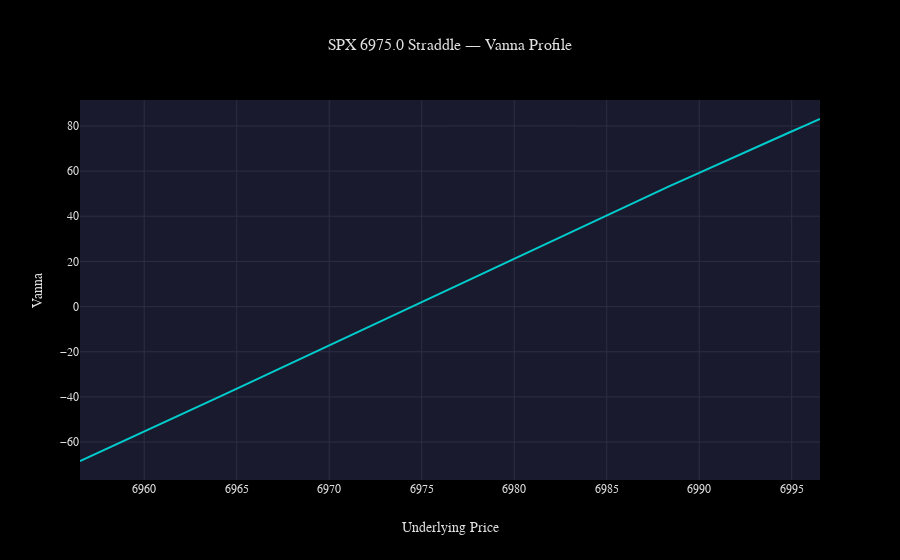
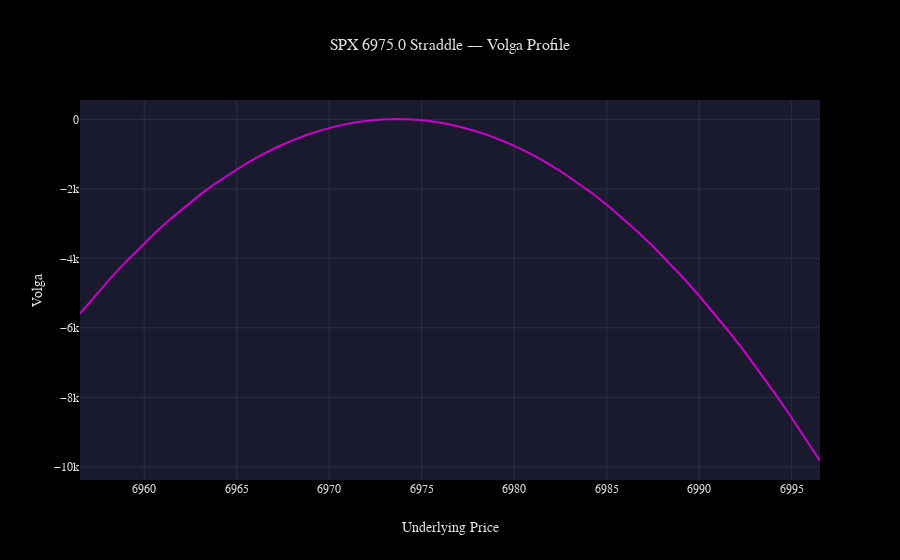
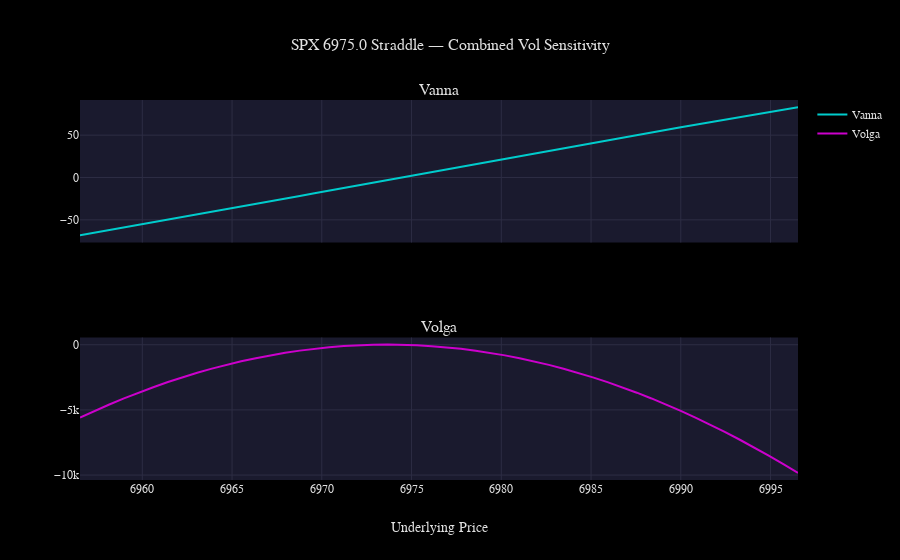

The notebook cell these images were saved under, in order:
### Markdown cell above
## 7. Vanna/Volga Analysis

These second-order Greeks measure vol-of-vol risk:

- **Vanna**: How delta changes when IV moves — crucial for vol-exposed positions
- **Volga**: Convexity of vega — determines if you benefit from vol-of-vol

### Code cell
from options_analyzer.visualization.vol_charts import (
    plot_vanna_profile,
    plot_volga_profile,
    plot_vol_sensitivity,
)

greeks_profile = analyzer.greeks_vs_price(position, price_range, ivs)

fig = plot_vanna_profile(
    price_range, greeks_profile["vanna"],
    title=f"{position.name} — Vanna Profile",
)
fig.show()

fig = plot_volga_profile(
    price_range, greeks_profile["volga"],
    title=f"{position.name} — Volga Profile",
)
fig.show()

fig = plot_vol_sensitivity(
    price_range,
    {"vanna": greeks_profile["vanna"], "volga": greeks_profile["volga"]},
    title=f"{position.name} — Combined Vol Sensitivity",
)
fig.show()

### Figure 1 — Plotly figure (JSON) as saved in the notebook; plotly's stock layout.template omitted (floating-point values rounded to 4 significant figures)
{"data": [{"line": {"color": "#00cccc", "width": 2}, "mode": "lines", "name": "Vanna", "type": "scatter", "x": [6957.0, 6957.0, 6958.0, 6959.0, 6960.0, 6961.0, 6961.0, 6962.0, 6963.0, 6964.0, 6965.0, 6966.0, 6966.0, 6967.0, 6968.0, 6969.0, 6970.0, 6970.0, 6971.0, 6972.0, 6973.0, 6974.0, 6974.0, 6975.0, 6976.0, 6977.0, 6978.0, 6979.0, 6979.0, 6980.0, 6981.0, 6982.0, 6983.0, 6983.0, 6984.0, 6985.0, 6986.0, 6987.0, 6988.0, 6988.0, 6989.0, 6990.0, 6991.0, 6992.0, 6992.0, 6993.0, 6994.0, 6995.0, 6996.0, 6997.0], "y": [-68.37, -65.33, -62.27, -59.21, -56.14, -53.05, -49.96, -46.86, -43.75, -40.64, -37.51, -34.39, -31.25, -28.12, -24.97, -21.83, -18.68, -15.53, -12.38, -9.222, -6.067, -2.913, 0.2412, 3.394, 6.545, 9.694, 12.84, 15.98, 19.12, 22.25, 25.38, 28.51, 31.62, 34.73, 37.83, 40.93, 44.01, 47.09, 50.15, 53.21, 56.25, 59.28, 62.3, 65.31, 68.31, 71.29, 74.26, 77.21, 80.15, 83.07]}], "layout": {"title": {"text": "SPX 6975.0 Straddle — Vanna Profile"}, "xaxis": {"title": {"text": "Underlying Price"}}, "yaxis": {"title": {"text": "Vanna"}}}}

### Figure 2 — Plotly figure (JSON) as saved in the notebook; plotly's stock layout.template omitted (floating-point values rounded to 4 significant figures)
{"data": [{"line": {"color": "#cc00cc", "width": 2}, "mode": "lines", "name": "Volga", "type": "scatter", "x": [6957.0, 6957.0, 6958.0, 6959.0, 6960.0, 6961.0, 6961.0, 6962.0, 6963.0, 6964.0, 6965.0, 6966.0, 6966.0, 6967.0, 6968.0, 6969.0, 6970.0, 6970.0, 6971.0, 6972.0, 6973.0, 6974.0, 6974.0, 6975.0, 6976.0, 6977.0, 6978.0, 6979.0, 6979.0, 6980.0, 6981.0, 6982.0, 6983.0, 6983.0, 6984.0, 6985.0, 6986.0, 6987.0, 6988.0, 6988.0, 6989.0, 6990.0, 6991.0, 6992.0, 6992.0, 6993.0, 6994.0, 6995.0, 6996.0, 6997.0], "y": [-5589.0, -5074.0, -4583.0, -4117.0, -3674.0, -3256.0, -2863.0, -2494.0, -2151.0, -1832.0, -1538.0, -1270.0, -1027.0, -808.8, -616.6, -449.9, -308.8, -193.4, -103.6, -39.56, -1.266, 11.28, -1.919, -40.86, -105.5, -195.9, -311.9, -453.5, -620.7, -813.3, -1031.0, -1275.0, -1543.0, -1837.0, -2156.0, -2499.0, -2868.0, -3261.0, -3678.0, -4120.0, -4586.0, -5075.0, -5589.0, -6126.0, -6686.0, -7270.0, -7877.0, -8506.0, -9158.0, -9832.0]}], "layout": {"title": {"text": "SPX 6975.0 Straddle — Volga Profile"}, "xaxis": {"title": {"text": "Underlying Price"}}, "yaxis": {"title": {"text": "Volga"}}}}

### Figure 3 — Plotly figure (JSON) as saved in the notebook; plotly's stock layout.template omitted (floating-point values rounded to 4 significant figures)
{"data": [{"line": {"color": "#00cccc", "width": 2}, "mode": "lines", "name": "Vanna", "type": "scatter", "x": [6957.0, 6957.0, 6958.0, 6959.0, 6960.0, 6961.0, 6961.0, 6962.0, 6963.0, 6964.0, 6965.0, 6966.0, 6966.0, 6967.0, 6968.0, 6969.0, 6970.0, 6970.0, 6971.0, 6972.0, 6973.0, 6974.0, 6974.0, 6975.0, 6976.0, 6977.0, 6978.0, 6979.0, 6979.0, 6980.0, 6981.0, 6982.0, 6983.0, 6983.0, 6984.0, 6985.0, 6986.0, 6987.0, 6988.0, 6988.0, 6989.0, 6990.0, 6991.0, 6992.0, 6992.0, 6993.0, 6994.0, 6995.0, 6996.0, 6997.0], "xaxis": "x", "y": [-68.37, -65.33, -62.27, -59.21, -56.14, -53.05, -49.96, -46.86, -43.75, -40.64, -37.51, -34.39, -31.25, -28.12, -24.97, -21.83, -18.68, -15.53, -12.38, -9.222, -6.067, -2.913, 0.2412, 3.394, 6.545, 9.694, 12.84, 15.98, 19.12, 22.25, 25.38, 28.51, 31.62, 34.73, 37.83, 40.93, 44.01, 47.09, 50.15, 53.21, 56.25, 59.28, 62.3, 65.31, 68.31, 71.29, 74.26, 77.21, 80.15, 83.07], "yaxis": "y"}, {"line": {"color": "#cc00cc", "width": 2}, "mode": "lines", "name": "Volga", "type": "scatter", "x": [6957.0, 6957.0, 6958.0, 6959.0, 6960.0, 6961.0, 6961.0, 6962.0, 6963.0, 6964.0, 6965.0, 6966.0, 6966.0, 6967.0, 6968.0, 6969.0, 6970.0, 6970.0, 6971.0, 6972.0, 6973.0, 6974.0, 6974.0, 6975.0, 6976.0, 6977.0, 6978.0, 6979.0, 6979.0, 6980.0, 6981.0, 6982.0, 6983.0, 6983.0, 6984.0, 6985.0, 6986.0, 6987.0, 6988.0, 6988.0, 6989.0, 6990.0, 6991.0, 6992.0, 6992.0, 6993.0, 6994.0, 6995.0, 6996.0, 6997.0], "xaxis": "x2", "y": [-5589.0, -5074.0, -4583.0, -4117.0, -3674.0, -3256.0, -2863.0, -2494.0, -2151.0, -1832.0, -1538.0, -1270.0, -1027.0, -808.8, -616.6, -449.9, -308.8, -193.4, -103.6, -39.56, -1.266, 11.28, -1.919, -40.86, -105.5, -195.9, -311.9, -453.5, -620.7, -813.3, -1031.0, -1275.0, -1543.0, -1837.0, -2156.0, -2499.0, -2868.0, -3261.0, -3678.0, -4120.0, -4586.0, -5075.0, -5589.0, -6126.0, -6686.0, -7270.0, -7877.0, -8506.0, -9158.0, -9832.0], "yaxis": "y2"}], "layout": {"annotations": [{"font": {"size": 16}, "showarrow": false, "text": "Vanna", "x": 0.5, "xanchor": "center", "xref": "paper", "y": 1, "yanchor": "bottom", "yref": "paper"}, {"font": {"size": 16}, "showarrow": false, "text": "Volga", "x": 0.5, "xanchor": "center", "xref": "paper", "y": 0.375, "yanchor": "bottom", "yref": "paper"}], "title": {"text": "SPX 6975.0 Straddle — Combined Vol Sensitivity"}, "xaxis": {"anchor": "y", "domain": [0, 1], "matches": "x2", "showticklabels": false}, "xaxis2": {"anchor": "y2", "domain": [0, 1], "title": {"text": "Underlying Price"}}, "yaxis": {"anchor": "x", "domain": [0.625, 1]}, "yaxis2": {"anchor": "x2", "domain": [0, 0.375]}}}
